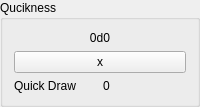
                   <widget class="QGroupBox" name="QuicknessBox">
                    <property name="title">
                     <string>Qucikness</string>
                    </property>
                    <layout class="QVBoxLayout" name="verticalLayout_11">
                     <item>
                      <widget class="QLabel" name="label_64">
                       <property name="text">
                        <string>0d0</string>
                       </property>
                       <property name="alignment">
                        <set>Qt::AlignCenter</set>
                       </property>
                      </widget>
                     </item>
                     <item>
                      <widget class="QPushButton" name="pushButton_8">
                       <property name="text">
                        <string>x</string>
                       </property>
                      </widget>
                     </item>
                     <item>
                      <layout class="QHBoxLayout" name="horizontalLayout_21">
                       <item>
                        <layout class="QVBoxLayout" name="quicknessNames">
                         <item>
                          <widget class="QLabel" name="label_17">
                           <property name="text">
                            <string>Quick Draw</string>
                           </property>
                          </widget>
                         </item>
                        </layout>
                       </item>
                       <item>
                        <layout class="QVBoxLayout" name="quicknessLVL">
                         <item>
                          <widget class="QLabel" name="label_21">
                           <property name="text">
                            <string>0</string>
                           </property>
                          </widget>
                         </item>
                        </layout>
                       </item>
                      </layout>
                     </item>
                    </layout>
                   </widget>
